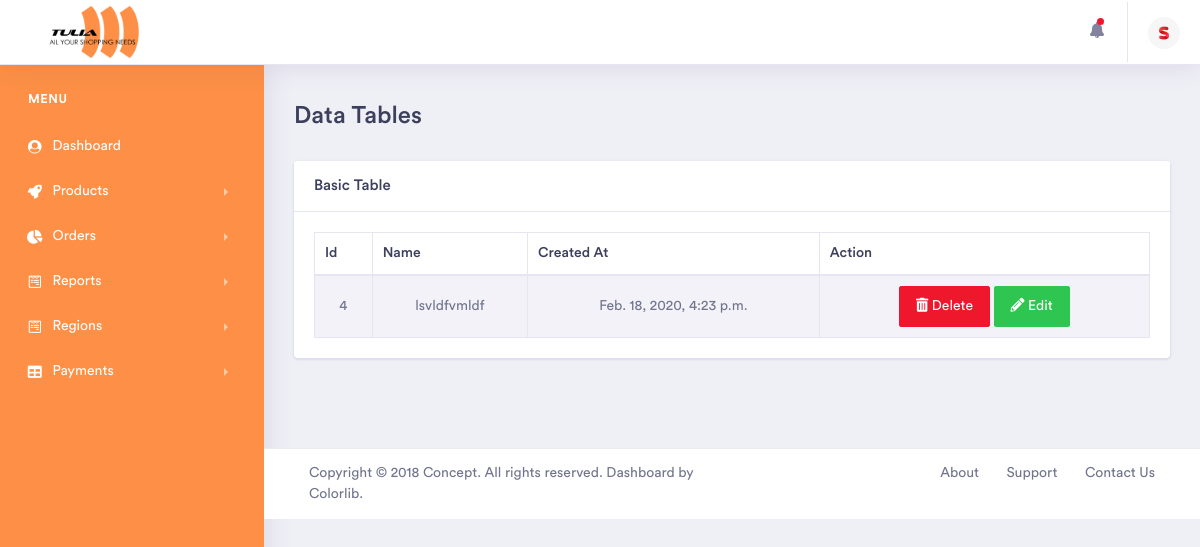
The page /tuliaadmin/view_sub_category/2 (signed in) on the database its author committed.
### Tulia_admin/models.py (models this page shows, shortened)
class Seller(get_user_model()):
    phone_number = models.CharField(max_length=20, null=False, blank=False)
    business_no = models.CharField(max_length=100, null=False, unique=True, blank=False)
    store_logo = models.ImageField(default="no_seller_logo.jpg", upload_to='store_logo', max_length=200,
                                   null=True)  # height_field=None, width_field=None
    store_name = models.CharField(max_length=100, null=False, unique=True)
    SELLER_STATUS = (
        ('VERIFIED', 'Verified'),
        ('UNVERIFIED', 'Unverified'),
    )
    status = models.CharField(choices=SELLER_STATUS, max_length=100, default='UNVERIFIED')
    country = models.CharField(max_length=100, null=False)
    class Meta:
        verbose_name = 'Seller'
        verbose_name_plural = 'Sellers'

class Category(models.Model):
    name = models.CharField(max_length=100, unique=True, null=False, blank=False)
    parent_id = models.ForeignKey('Category', on_delete=models.CASCADE, blank=True, null=True)
    created_at = models.DateTimeField(auto_now_add=True)
    updated_at = models.DateTimeField(auto_now=True)

### Tulia_admin/views.py (the view)
# urls.py: path('view_sub_category/<int:category_id>', views.view_sub_category, name='view_sub_category'),
def view_sub_category(request, category_id):
    sub_categories = Category.objects.filter(parent_id=category_id)
    categories = Category.objects.all()
    context = {
        "categories": categories,
        "sub_categories": sub_categories,
    }
    return render(request, 'tulia/product/subcategory.html', context)

### Tulia/templatetags/call_method.py (called while the page is built)
@register.filter(name='seller_image')
def seller_image(request):
    seller = Seller.objects.filter(user_ptr_id = request.user.id).first()
    if seller.store_logo.url:
        return seller.store_logo.url
    return seller.store_logo.url

### Tulia_admin/templates/tulia/product/subcategory.html (shortened to what this page needs)
{% extends 'tulia/dashboard/dashboard.html' %}
{% load static %}
{% block content %}
    <div class="dashboard-wrapper">
            <div class="container-fluid  dashboard-content">
                <div class="row">
                    <div class="col-xl-12 col-lg-12 col-md-12 col-sm-12 col-12">
                        <div class="page-header">
                            <h2 class="pageheader-title">Data Tables</h2>
                        </div>
                    </div>
                </div>
                <div class="row">
                    <div class="col-xl-12 col-lg-12 col-md-12 col-sm-12 col-12">
                        <div class="card">
                            <h5 class="card-header">Basic Table</h5>
                            <div class="card-body">
                                <div class="table-responsive">
                                    <table id="" class="example table table-striped table-bordered" style="width:100%;">
                                        <thead>
                                            <tr class="text-capitalize">
                                                <th>Id</th>
                                                <th>Name</th>
                                                <th>Created At</th>
                                                <th>Action</th>
                                            </tr>
                                        </thead>
                                        <tbody>
                                            {% for category in sub_categories %}
                                                <tr class="text-center ">
                                                    <td class="tb-data">{{ category.id }}</td>
                                                    <td class="tb-data">{{ category.name }} </td>
                                                    <td class="tb-data">{{ category.created_at }}</td>
                                                    <td class="tb-data">
                                                        <a href="" data-toggle="modal" data-target="#delete{{ category.id }}" class="btn btn-danger"><i class="fas fa-trash-alt"></i> Delete</a>
                                                        <a href="" data-toggle="modal" data-target="#editcategory{{ category.id }}" class="btn btn-success"><i class="fas fa-pencil-alt"></i> Edit</a>
                                                    </td>
                                                </tr>
                                            {% endfor %}
                                        </tbody>
                                    </table>
                                </div>
                            </div>
                        </div>
                    </div>
                </div>
            </div>
            <div class="footer">
                <div class="container-fluid">
                    <div class="row">
                        <div class="col-xl-6 col-lg-6 col-md-12 col-sm-12 col-12">
                            Copyright © 2018 Concept. All rights reserved. Dashboard by <a href="https://colorlib.com/wp/">Colorlib</a>.
                        </div>
                        <div class="col-xl-6 col-lg-6 col-md-12 col-sm-12 col-12">
                            <div class="text-md-right footer-links d-none d-sm-block">
                                <a href="javascript: void(0);">About</a>
                                <a href="javascript: void(0);">Support</a>
                                <a href="javascript: void(0);">Contact Us</a>
                            </div>
                        </div>
                    </div>
                </div>
            </div>
        </div>
{% endblock content %}

### Tulia_admin/templates/tulia/dashboard/dashboard.html (shortened to what this page needs)
<!doctype html>
{% load static %}
{%  load call_method %}
<html lang="en">
<head>
    <link rel="stylesheet" href="{% static 'assets/vendor/bootstrap/css/bootstrap.min.css' %}">
    <link href="{% static 'assets/vendor/fonts/circular-std/style.css' %}" rel="stylesheet">
    <link rel="stylesheet" href="{% static 'assets/libs/css/style.css' %}">
    <link rel="stylesheet" href="{% static 'assets/vendor/fonts/fontawesome/css/fontawesome-all.css' %}">
    <link rel="stylesheet" href="{% static 'assets/vendor/charts/chartist-bundle/chartist.css' %}">
    <link rel="stylesheet" href="{% static 'assets/vendor/charts/morris-bundle/morris.css' %}">
    <link rel="stylesheet" href="{% static 'assets/vendor/fonts/material-design-iconic-font/css/materialdesignicons.min.css' %}">
    <link rel="stylesheet" href="{% static 'assets/vendor/charts/c3charts/c3.css' %}">
    <link rel="stylesheet" href="{% static 'assets/vendor/fonts/flag-icon-css/flag-icon.min.css' %}">
</head>
<body>
    <div class="dashboard-main-wrapper">
        <div class="dashboard-header">
            <nav class="navbar navbar-expand-lg bg-white fixed-top">
                <a class="navbar-brand p-0" href="dashboard.html">
                    <img style="height: 64px;" src="{% static 'img/sitelogo/TULIA.png' %}" class="" alt="">
                </a>
                <div class="collapse navbar-collapse " id="navbarSupportedContent">
                    <ul class="navbar-nav ml-auto navbar-right-top">
                        <li class="nav-item dropdown notification">
                            <a class="nav-link nav-icons" href="#" id="navbarDropdownMenuLink1" data-toggle="dropdown" aria-haspopup="true" aria-expanded="false"><i class="fas fa-fw fa-bell"></i> <span class="indicator"></span></a>
                        </li>
                        <li class="nav-item dropdown nav-user">
                            <a class="nav-link nav-user-img" href="#" id="navbarDropdownMenuLink2" data-toggle="dropdown" aria-haspopup="true" aria-expanded="false"><img src="{{ request|seller_image }}" alt="" class="user-avatar-md rounded-circle"></a>
                        </li>
                    </ul>
                </div>
            </nav>
        </div>
        <div class="nav-left-sidebar sidebar-dark">
            <div class="menu-list">
                <nav class="navbar navbar-expand-lg navbar-light">
                    <div class="collapse navbar-collapse" id="navbarNav">
                        <ul class="navbar-nav flex-column">
                            <li class="nav-divider">
                                Menu
                            </li>
                            <li class="nav-item ">
                                <a class="nav-link " href="{% url 'TuliaAdmin:home' %}"
                                >
                                    <i class="fa fa-fw fa-user-circle"></i>Dashboard
                                </a>
                            </li>
                            <li class="nav-item">
                                <a class="nav-link" href="#" data-toggle="collapse" aria-expanded="false" data-target="#submenu-2" aria-controls="submenu-2"><i class="fa fa-fw fa-rocket"></i>Products</a>
                            </li>
                            <li class="nav-item">
                                <a class="nav-link" href="#" data-toggle="collapse" aria-expanded="false" data-target="#submenu-3" aria-controls="submenu-3"><i class="fas fa-fw fa-chart-pie"></i>Orders</a>
                            </li>
                            <li class="nav-item ">
                                <a class="nav-link" href="#" data-toggle="collapse" aria-expanded="false" data-target="#submenu-77" aria-controls="submenu-77"><i class="fab fa-fw fa-wpforms"></i>Reports</a>
                            </li>
                            <li class="nav-item ">
                                <a class="nav-link" href="#" data-toggle="collapse" aria-expanded="false" data-target="#submenu-4" aria-controls="submenu-4" ><i class="fab fa-fw fa-wpforms"></i>Regions</a>
                            </li>
                            <li class="nav-item">
                                <a class="nav-link" href="#" data-toggle="collapse" aria-expanded="false" data-target="#submenu-5" aria-controls="submenu-5"><i class="fas fa-fw fa-table"></i>Payments</a>
                            </li>
                        </ul>
                    </div>
                </nav>
            </div>
        </div>
    <div class="col-sm-7" style="margin: 0 auto;">
    </div>
        {% block content %}
        {% endblock content %}
    </div>
{% load sweetify %}
</body>
</html>

### rows shown on the page
Category: id "4", name "lsvldfvmldf", created_at "Feb. 18, 2020, 4:23 p.m."
